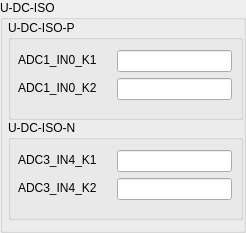
             <widget class="QGroupBox" name="groupBox_7">
              <property name="minimumSize">
               <size>
                <width>0</width>
                <height>0</height>
               </size>
              </property>
              <property name="maximumSize">
               <size>
                <width>250</width>
                <height>250</height>
               </size>
              </property>
              <property name="title">
               <string>U-DC-ISO</string>
              </property>
              <layout class="QVBoxLayout" name="verticalLayout_6">
               <property name="spacing">
                <number>0</number>
               </property>
               <property name="sizeConstraint">
                <enum>QLayout::SizeConstraint::SetNoConstraint</enum>
               </property>
               <property name="leftMargin">
                <number>5</number>
               </property>
               <property name="topMargin">
                <number>0</number>
               </property>
               <property name="rightMargin">
                <number>0</number>
               </property>
               <property name="bottomMargin">
                <number>10</number>
               </property>
               <item>
                <widget class="QGroupBox" name="groupBox_8">
                 <property name="minimumSize">
                  <size>
                   <width>235</width>
                   <height>100</height>
                  </size>
                 </property>
                 <property name="maximumSize">
                  <size>
                   <width>235</width>
                   <height>100</height>
                  </size>
                 </property>
                 <property name="title">
                  <string>U-DC-ISO-P</string>
                 </property>
                 <widget class="QWidget" name="layoutWidget_16">
                  <property name="geometry">
                   <rect>
                    <x>0</x>
                    <y>30</y>
                    <width>231</width>
                    <height>65</height>
                   </rect>
                  </property>
                  <layout class="QFormLayout" name="formLayout_16">
                   <property name="horizontalSpacing">
                    <number>20</number>
                   </property>
                   <property name="leftMargin">
                    <number>10</number>
                   </property>
                   <property name="topMargin">
                    <number>0</number>
                   </property>
                   <item row="0" column="0">
                    <widget class="QLabel" name="label_49">
                     <property name="maximumSize">
                      <size>
                       <width>90</width>
                       <height>20</height>
                      </size>
                     </property>
                     <property name="text">
                      <string>ADC1_IN0_K1</string>
                     </property>
                    </widget>
                   </item>
                   <item row="0" column="1">
                    <widget class="QLineEdit" name="lineEdit_35">
                     <property name="maximumSize">
                      <size>
                       <width>115</width>
                       <height>30</height>
                      </size>
                     </property>
                    </widget>
                   </item>
                   <item row="1" column="0">
                    <widget class="QLabel" name="label_50">
                     <property name="maximumSize">
                      <size>
                       <width>90</width>
                       <height>20</height>
                      </size>
                     </property>
                     <property name="text">
                      <string>ADC1_IN0_K2</string>
                     </property>
                    </widget>
                   </item>
                   <item row="1" column="1">
                    <widget class="QLineEdit" name="lineEdit_36">
                     <property name="maximumSize">
                      <size>
                       <width>115</width>
                       <height>30</height>
                      </size>
                     </property>
                    </widget>
                   </item>
                  </layout>
                 </widget>
                </widget>
               </item>
               <item>
                <widget class="QGroupBox" name="groupBox_18">
                 <property name="minimumSize">
                  <size>
                   <width>235</width>
                   <height>100</height>
                  </size>
                 </property>
                 <property name="maximumSize">
                  <size>
                   <width>235</width>
                   <height>100</height>
                  </size>
                 </property>
                 <property name="title">
                  <string>U-DC-ISO-N</string>
                 </property>
                 <widget class="QWidget" name="layoutWidget_19">
                  <property name="geometry">
                   <rect>
                    <x>0</x>
                    <y>30</y>
                    <width>231</width>
                    <height>65</height>
                   </rect>
                  </property>
                  <layout class="QFormLayout" name="formLayout_19">
                   <property name="horizontalSpacing">
                    <number>20</number>
                   </property>
                   <property name="leftMargin">
                    <number>10</number>
                   </property>
                   <property name="topMargin">
                    <number>0</number>
                   </property>
                   <item row="0" column="0">
                    <widget class="QLabel" name="label_55">
                     <property name="maximumSize">
                      <size>
                       <width>90</width>
                       <height>20</height>
                      </size>
                     </property>
                     <property name="text">
                      <string>ADC3_IN4_K1</string>
                     </property>
                    </widget>
                   </item>
                   <item row="0" column="1">
                    <widget class="QLineEdit" name="lineEdit_41">
                     <property name="maximumSize">
                      <size>
                       <width>115</width>
                       <height>30</height>
                      </size>
                     </property>
                    </widget>
                   </item>
                   <item row="1" column="0">
                    <widget class="QLabel" name="label_56">
                     <property name="maximumSize">
                      <size>
                       <width>90</width>
                       <height>20</height>
                      </size>
                     </property>
                     <property name="text">
                      <string>ADC3_IN4_K2</string>
                     </property>
                    </widget>
                   </item>
                   <item row="1" column="1">
                    <widget class="QLineEdit" name="lineEdit_42">
                     <property name="maximumSize">
                      <size>
                       <width>115</width>
                       <height>30</height>
                      </size>
                     </property>
                    </widget>
                   </item>
                  </layout>
                 </widget>
                </widget>
               </item>
              </layout>
             </widget>
